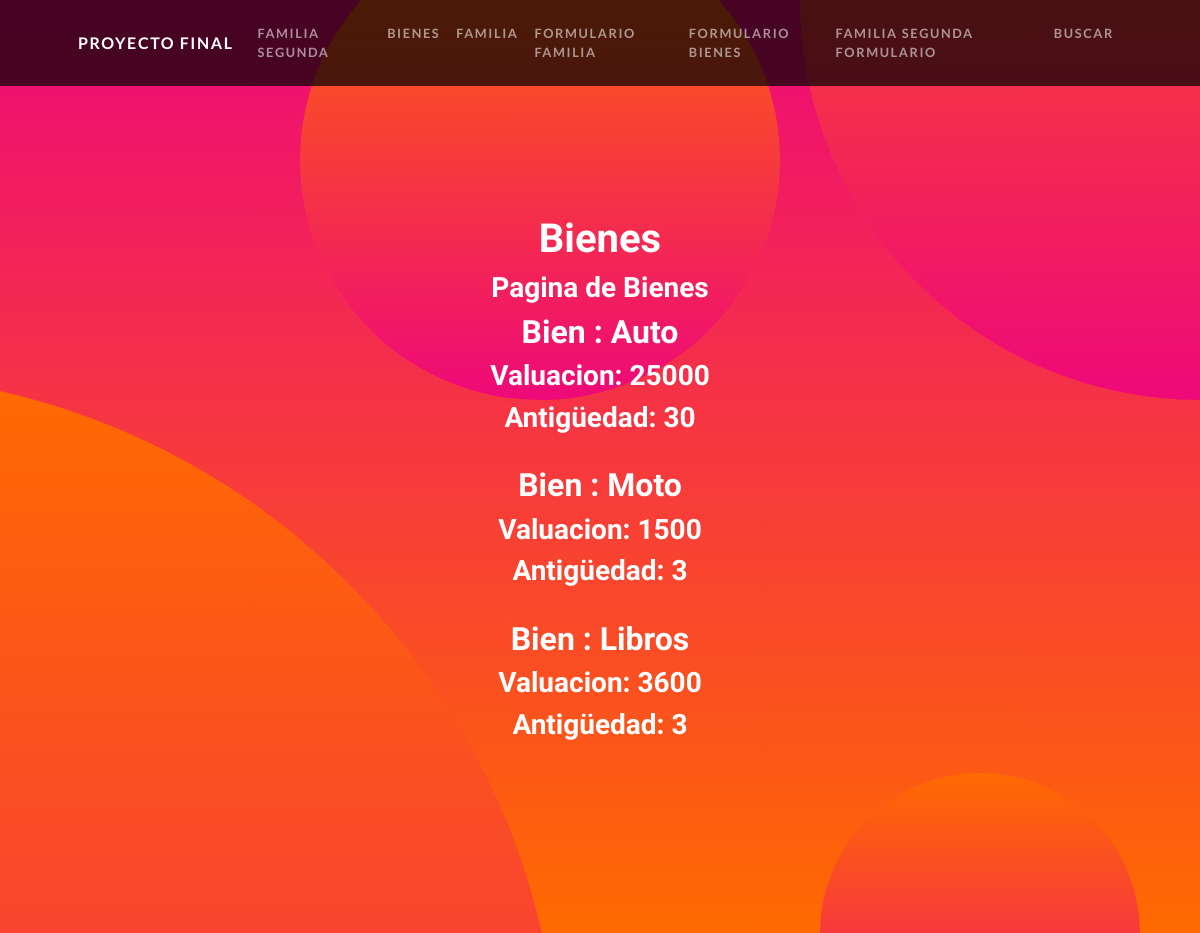
/EntregableApp/bienes/, run on an earlier commit of the app's database.
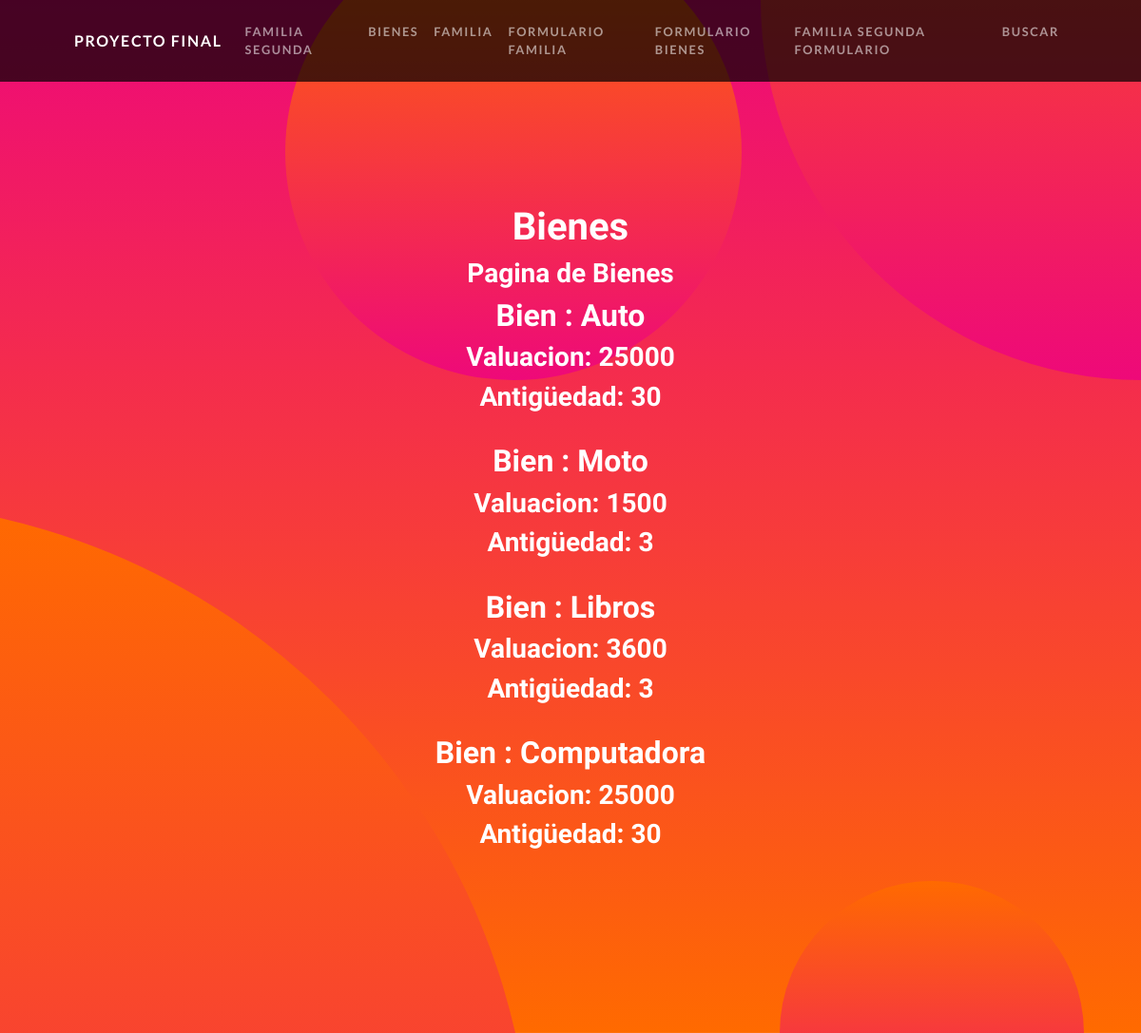
And on a later commit of the database.
### EntregableApp/models.py (models this page shows, shortened)
class BienesFamiliares(models.Model):
    nombre = models.CharField(max_length=50, default = None)
    valuacion = models.IntegerField(default = None)
    antigüedad = models.IntegerField(default = None)

### EntregableApp/views.py (the view)
# urls.py: path("bienes/", views.bienes, name="bienes"),
def bienes(request):
    bienes = BienesFamiliares.objects.all()
    contexto = {'bienes' : bienes}
    plantilla = loader.get_template('EntregableApp/bienes.html')
    documento = plantilla.render(contexto)
    return HttpResponse(documento)

### EntregableApp/template/EntregableApp/bienes.html (shortened to what this page needs)
{% extends "EntregableApp/padre.html" %}
{% load static%}
{% block section_name %}
<h1>Bienes</h1>
<h3>Pagina de Bienes</h3>
<div>
    {% for bien in bienes %}
    <div>
        <h2>Bien : {{bien.nombre}}</h2>
        <h3>Valuacion: {{bien.valuacion}} </h3>
        <h3>Antigüedad: {{bien.antigüedad}} </h3>
    </div>
    <br>
    {% endfor %}
</div>
{% endblock %}

### EntregableApp/template/EntregableApp/padre.html (shortened to what this page needs)
<!DOCTYPE html>
<html lang="en">
    <head>
        {% load static %}
        <link href="{% static 'EntregableApp/css/styles.css' %}" rel="stylesheet" />
    </head>
    <body id="page-top">
        <nav class="navbar navbar-expand-lg navbar-dark navbar-custom fixed-top">
            <div class="container px-5">
                <a class="navbar-brand" href="#page-top">Proyecto Final</a>
                <div class="collapse navbar-collapse" id="navbarResponsive">
                    <ul class="navbar-nav ms-auto">
                        <li class="nav-item"><a class="nav-link" href="/EntregableApp/familiaSegunda">Familia Segunda</a></li>
                        <li class="nav-item"><a class="nav-link" href="/EntregableApp/bienes">Bienes</a></li>
                        <li class="nav-item"><a class="nav-link" href="/EntregableApp/familia">Familia</a></li>
                        <li class="nav-item"><a class="nav-link" href="/EntregableApp/familiaformulario">Formulario Familia</a></li>
                        <li class="nav-item"><a class="nav-link" href="/EntregableApp/bienesformulario">Formulario Bienes</a></li>
                        <li class="nav-item"><a class="nav-link" href="/EntregableApp/familiasegundaformulario">Familia Segunda Formulario</a></li>
                        <li class="nav-item"><a class="nav-link" href="/EntregableApp/busquedafamilia">Buscar</a></li>
                    </ul>
                </div>
            </div>
        </nav>
        <header class="masthead text-center text-white">
            <div class="masthead-content">
                <div class="container px-5">
                    {% block section_name %}
                    {% endblock %}
                </div>
            </div>
            <div class="bg-circle-1 bg-circle"></div>
            <div class="bg-circle-2 bg-circle"></div>
            <div class="bg-circle-3 bg-circle"></div>
            <div class="bg-circle-4 bg-circle"></div>
        </header>
    </body>
</html>

What changed in the data, as far as the page shows it:
added BienesFamiliares: nombre "Computadora", valuacion "25000", antigüedad "30"
